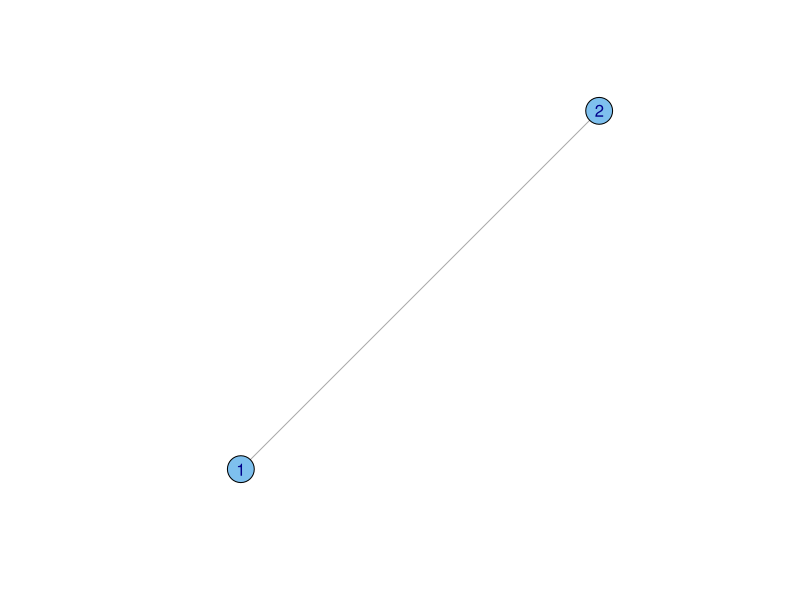
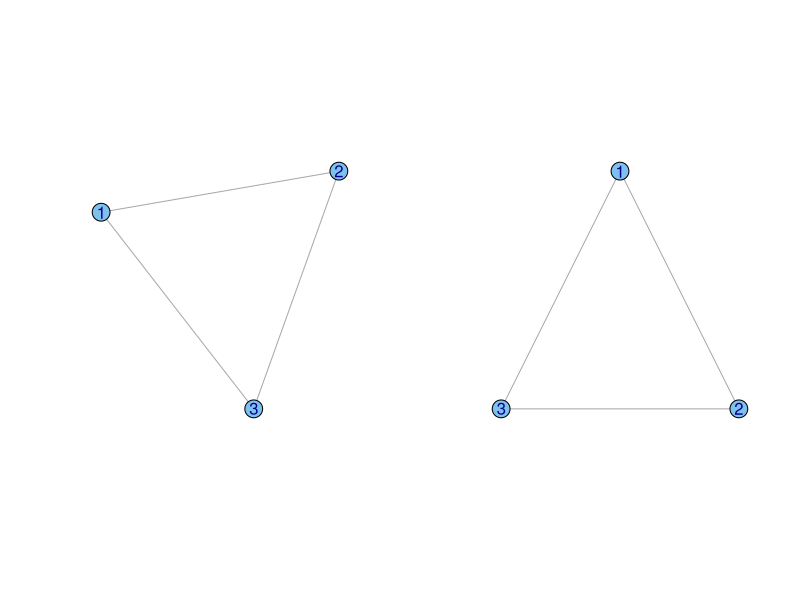
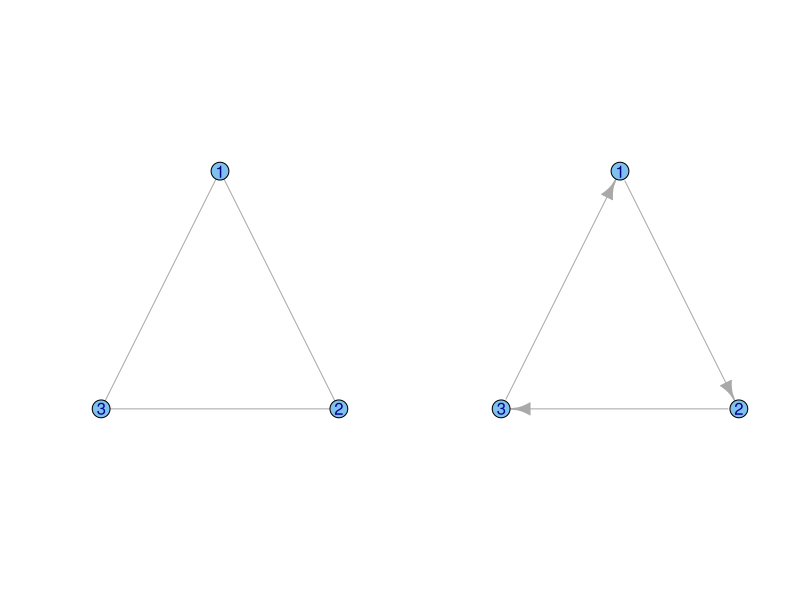
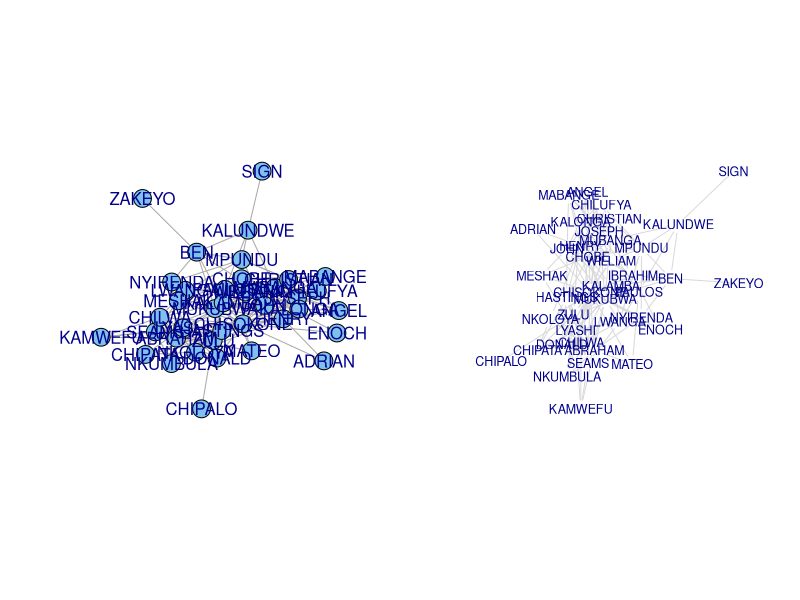
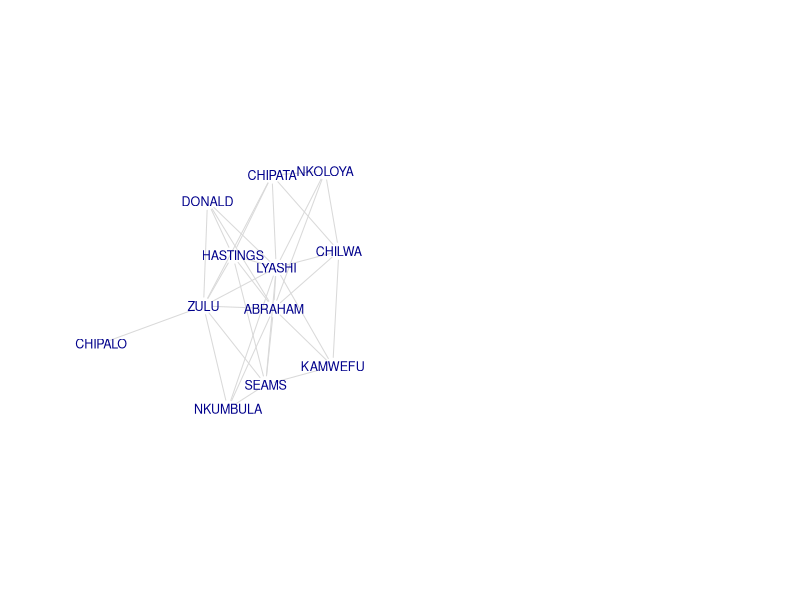
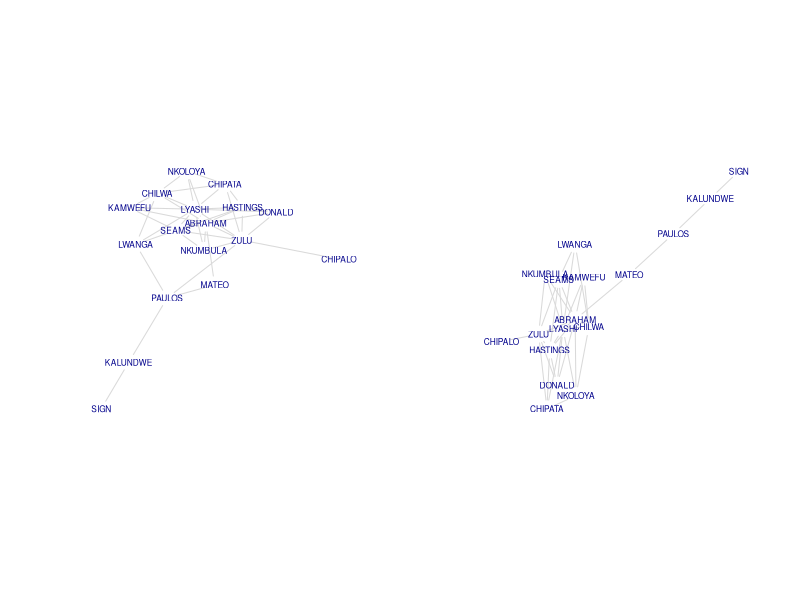
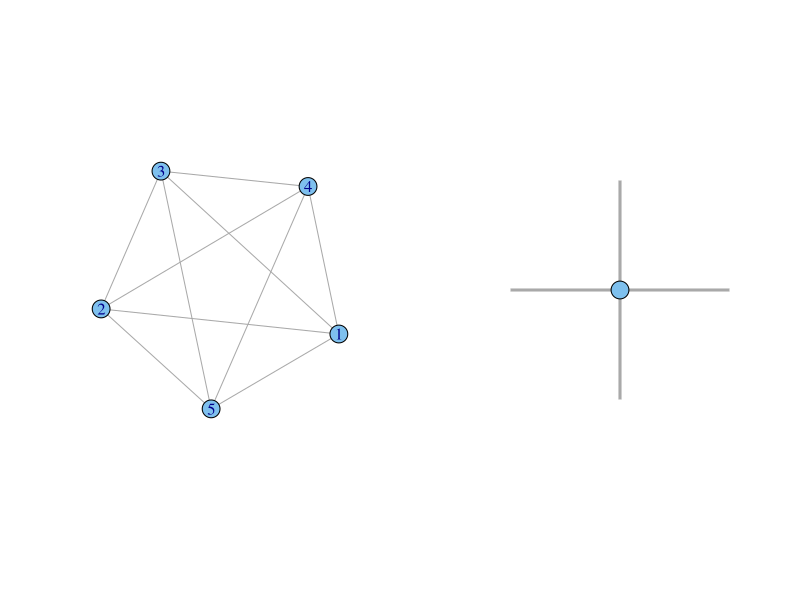
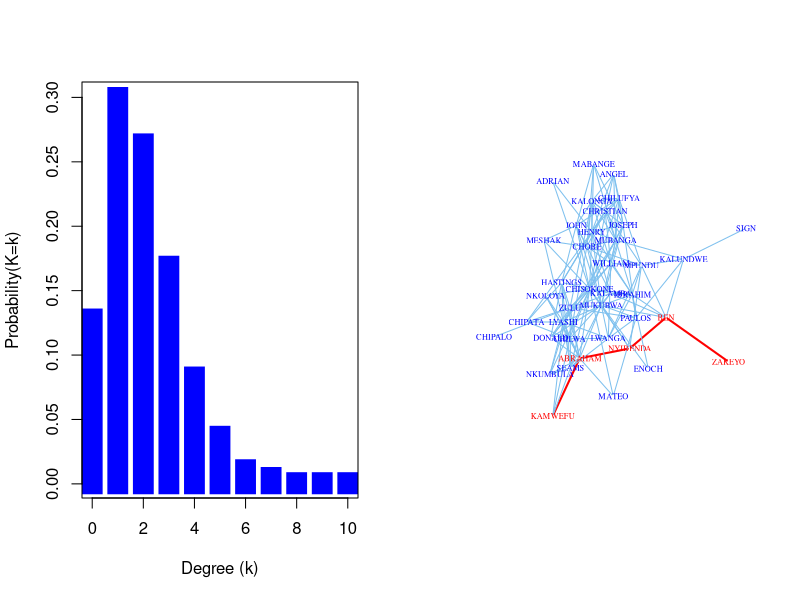

These figures' R source, in order:
## ---- chunk 1
knitr::opts_chunk$set(echo = TRUE)
## ---- chunk 2
require(igraph)
g <- graph(c(1,2), n=2, dir=FALSE)
plot(g, vertex.color="skyblue2",vertex.label.family="Helvetica")
## ---- chunk 3
# generate a triangle
g <- graph( c(1,2, 2,3, 1,3), n=3, dir=FALSE)
### do some stuff with tkplot() and get coords which we call tri.coords
tri.coords <- matrix( c(228,416, 436,0, 20,0), nr=3, nc=2, byrow=TRUE)
par(mfrow=c(1,2))
plot(g, vertex.color="skyblue2",vertex.label.family="Helvetica")
plot(g, layout=tri.coords, vertex.color="skyblue2",vertex.label.family="Helvetica")
## ---- chunk 4
A <- matrix( c(0,1,1, 1,0,1, 1,1,0), nrow=3, ncol=3, byrow=TRUE)
g <- graph_from_adjacency_matrix(A, mode="undirected", diag=FALSE)
plot(g, layout=tri.coords, vertex.color="skyblue2",vertex.label.family="Helvetica")
## ---- chunk 5
A1 <- matrix( c(0,1,0, 0,0,1, 1,0,0), nrow=3, ncol=3, byrow=TRUE)
g1 <- graph_from_adjacency_matrix(A1, mode="directed", diag=FALSE)
plot(g1, layout=tri.coords, vertex.color="skyblue2",vertex.label.family="Helvetica")
## ---- chunk 6
A <- as.matrix(read.table("../data/kapferer-tailorshop1.txt", 
                          header=TRUE, row.names=1))
G <- graph.adjacency(A, mode="undirected", diag=FALSE)
plot(G, vertex.color="skyblue2", vertex.label.family="Helvetica")
## ---- chunk 7
plot(G,vertex.shape="none", vertex.label.cex=0.75, edge.color=grey(0.85),vertex.label.family="Helvetica")
## ---- chunk 8
require(igraph)
sort(degree(G))
ego(G,order=1,nodes=c(10,20,22))
## not that enlightening
ego(G,order=2,nodes=c(10,20,22))
## ---- chunk 9
fg <- fastgreedy.community(G)
subg1 <- induced_subgraph(G, which(membership(fg)==4))
summary(subg1)
plot(subg1,vertex.shape="none", vertex.label.cex=0.75, edge.color=grey(0.85),vertex.label.family="Helvetica")
## ---- chunk 10
subg2 <- induced_subgraph(G, which(membership(fg)==4 | membership(fg)==1))
subg3 <- delete.edges(subg2, c(12, 39, 40))
par(mfrow=c(1,2))
plot(subg2, vertex.shape="none", vertex.label.cex=0.5, edge.color=grey(0.85),
     vertex.label.family="Helvetica")
plot(subg3, vertex.shape="none", vertex.label.cex=0.5, edge.color=grey(0.85),
     vertex.label.family="Helvetica")
## ---- chunk 11
plot(graph.full(5), vertex.color="skyblue2")
## ---- chunk 12
g <- make_graph( c(1,2, 1,3, 1,4, 1,5), n=5, dir=FALSE )
mki <- c("skyblue2",rep("white",4))
lay <- matrix(c(0,0, 1,0, 0,1, -1,0, 0,-1),nr=5,nc=2,byrow = TRUE)
vf <- c("black", rep("white",4))
plot(g, vertex.label=NA, vertex.color=mki, vertex.frame.color=vf, edge.width=3, layout=lay)
## ---- chunk 13
degree(G)
## ---- chunk 14
g <- erdos.renyi.game(1000, 1/500)
dd <- degree_distribution(g)
lendd <- length(dd)
plot((1:lendd)-1,dd, type="h", lwd=20, lend=2, col="blue", xlab="Degree (k)", ylab="Probability(K=k)")
## ---- chunk 15
d <- get.diameter(G)
E(G)$color <- "SkyBlue2"
E(G)$width <- 1
E(G, path=d)$color <- "red"
E(G, path=d)$width <- 2
V(G)$labelcolor <- V(G)$color  <- "blue"
V(G)[d]$labelcolor <- V(G)[d]$color <- "red"
plot(G, vertex.shape="none", vertex.label.cex=0.5,
     edge.color=E(G)$color, edge.width=E(G)$width,
     vertex.label.color=V(G)$labelcolor,
     vertex.size=3)
## ---- chunk 16
g <- graph( c( 1,2, 3,4, 5,6, 6,5), n=8)
ccc <- cbind(c(300, 100, 100, 300, 100, 300, 100, 300),  
             c(300, 300, 230, 230, 160, 160, 90, 90))
plot(g, layout=ccc, vertex.color=grey(0.75))
## ---- chunk 17
g030t <- graph( c(1,2, 2,3, 1,3), n=3)
plot(g030t, vertex.color="skyblue2")
#tkplot(g030t)
#tk_coords(1)
tri.coords <- matrix( c(228,416, 436,0, 20,0), nr=3, nc=2, byrow=TRUE)
plot(g030t, layout=tri.coords, vertex.color="skyblue2")
## ---- chunk 18
g <- sample_gnm(15, 45, directed = TRUE)
plot(g,edge.arrow.width=0.5, vertex.color="skyblue2", 
     vertex.label.family="Helvetica")
triad_census(g)
## ---- chunk 19
## define triads
DD <- graph( c(3,1, 3,2), n=3, directed=TRUE)
DS <- graph( c(3,1, 2,1), n=3, directed=TRUE)
BDID <- graph( c(3,1, 2,3), n=3, directed=TRUE)
ISDB <- graph( c(3,1, 1,2), n=3, directed=TRUE)
labs <- c("B","C","A")
## ---- chunk 20
par(mfrow=c(2,2))
plot(DD, layout=tri.coords,
     vertex.label=labs,
     vertex.label.family="sans",
     vertex.label.color="black",
     vertex.color="skyblue2",
     vertex.frame.color="black",
     vertex.size=50,
     edge.width=2,
     edge.arrow.width=0.5,
     edge.color=grey(0.5))
title("DD")

plot(DS, layout=tri.coords,
     vertex.label=labs,
     vertex.label.family="sans",
     vertex.label.color="black",
     vertex.color="skyblue2",
     vertex.frame.color="black",
     vertex.size=50,
     edge.width=2,
     edge.arrow.width=0.5,
     edge.color=grey(0.5))
title("DS")

plot(BDID, layout=tri.coords,
     vertex.label=labs,
     vertex.label.family="sans",
     vertex.label.color="black",
     vertex.color="skyblue2",
     vertex.frame.color="black",
     vertex.size=50,
     edge.width=2,
     edge.arrow.width=0.5,
     edge.color=grey(0.5))
title("BDID")

plot(ISDB, layout=tri.coords,
     vertex.label=labs,
     vertex.label.family="sans",
     vertex.label.color="black",
     vertex.color="skyblue2",
     vertex.frame.color="black",
     vertex.size=50,
     edge.width=2,
     edge.arrow.width=0.5,
     edge.color=grey(0.5))
title("ISDB")
## ---- chunk 21
eplabs <- c("M","S","F")
EP <- graph( c(1,2, 1,3, 2,3), n=3, directed=FALSE)
plot(EP, layout=tri.coords,
     vertex.label=eplabs,
     vertex.label.family="sans",
     vertex.label.color="black",
     vertex.color="white",
     vertex.frame.color="black",
     vertex.size=25,
     edge.width=5,
     edge.color=c("red","red","green"))
## ---- chunk 22
flo <- read.table("../data/flo.txt", 
                  header=TRUE, row.names=1)
gflo <- graph_from_adjacency_matrix(as.matrix(flo), mode="undirected")
gflo
plot(gflo, vertex.color="skyblue2",vertex.frame.color="skyblue2",vertex.label.family="Helvetica")
plot(gflo, vertex.shape="none", vertex.label.family="Helvetica")
## ---- chunk 23
is.connected(gflo)
clusters(gflo)
## ---- chunk 24
gflo1 <- decompose.graph(gflo)[[1]]
lay <- layout_with_fr(gflo1)
plot(gflo1, vertex.color="skyblue2", vertex.label=NA, layout=lay)
## ---- chunk 25
## note we're working with the matrix, not the graph object here
n <- dim(flo)[1]
2*sum(apply(flo,1,sum)/2)/(n*(n-1))
## ---- chunk 26
n <- n-1
2*sum(apply(flo,1,sum)/2)/(n*(n-1))
graph.density(gflo1)
## ---- chunk 27
infocentral <- function(X){
  ## assumes binary relation
  k <- dim(X)[1]
  A <- matrix(as.numeric(!X),nr=k,nc=k)
  diag(A) <- apply(X,1,sum)+1
  C <- solve(A)
  T <- sum(diag(C))
  R <- apply(C,1,sum)[1]
  ic <- 1/(diag(C) + (T - 2*R)/k)
  return(ic)
}
## ---- chunk 28
## infocentral needs matrix, so trim off Pucci from flo
flo1 <- flo[-12,-12]
ic <- infocentral(flo1)
CE <- abs(power_centrality(gflo1))

measures <- cbind(CD=degree(gflo1),
              CB=round(betweenness(gflo1),1),
              CC=round(closeness(gflo1),2),
              CI=round(ic,2),
              CE=round(CE,2))
dimnames(measures)[[1]] <- dimnames(flo1)[[1]]
measures
# Plot the graph one last time with the vertices sized according to
# betweenness centrality
plot(gflo1, vertex.size=measures[,"CB"]+1, vertex.color="skyblue2", vertex.label=NA, layout=lay)
## ---- chunk 29
## correlation matrix of the centralities
cor(measures)
## vertex size proportional to eigenvalue centrality
plot(gflo1, vertex.size=measures[,"CE"]*10, vertex.color="skyblue2", vertex.label=NA, layout=lay)
## ---- chunk 30
rescale <- function(x,a,b,c,d) c + (x-a)/(b-a)*(d-c)
bb <- rescale(measures[,2], 0, 47.5, 1, 40)
plot(gflo1, vertex.size=bb, vertex.color="skyblue2", vertex.label=NA, layout=lay)
## ---- chunk 31
library(igraph)
set.seed(8675309)
g1 <- sample_gnm(20,60)
g2 <- sample_gnm(200,500)
gg <- g1 %du% g2

## add links across communities
s1 <- sample(1:20,5,replace=FALSE)
s2 <- sample(21:220,5,replace=FALSE)
gg <- add_edges(gg,c(rbind(s1,s2)))

## only the connected component
gg <- induced_subgraph(gg, subcomponent(gg,1))

## plotting
cols <- c(rep("blue4",20), rep("magenta",200))
ecols <- rep("#A6A6A6",565)
lay <- layout_with_fr(gg)


plot(gg, vertex.size=5,
    vertex.color=cols,
    vertex.frame.color=cols,
    vertex.label=NA,
    edge.width=0.5,
    edge.color=ecols,
    layout=lay)
## ---- chunk 32
# highlight ego network in minority group
E(gg)$id <- seq_len(ecount(gg))
V(gg)$vid <- seq_len(vcount(gg))
ego10 <- make_ego_graph(gg,order=2,nodes=10)
ego10 <- ego10[[1]]
##
cols1 <- cols
cols1[V(ego10)$vid] <- "blue"
cols1[10] <- "cyan"
ecols1 <- ecols
ecols1[E(ego10)$id] <- "blue"

## plotting
plot(gg, vertex.size=5,
   vertex.color=cols1,
   vertex.frame.color=cols1,
   vertex.label=NA,
   edge.width=0.5,
   edge.color=ecols1,
   layout=lay) 


## ---- chunk 33
# highlight corresponding ego network in majority group
ego153 <- make_ego_graph(gg,order=2,nodes=153)
ego153 <- ego153[[1]]

cols2 <- cols
cols2[V(ego153)$vid] <- "blue"
cols2[153] <- "cyan"
ecols2 <- ecols
ecols2[E(ego153)$id] <- "blue"
      
plot(gg, vertex.size=5,
     vertex.color=cols2,
     vertex.frame.color=cols2,
     vertex.label=NA,
     edge.width=0.5,
     edge.color=ecols2,
     layout=lay) 
